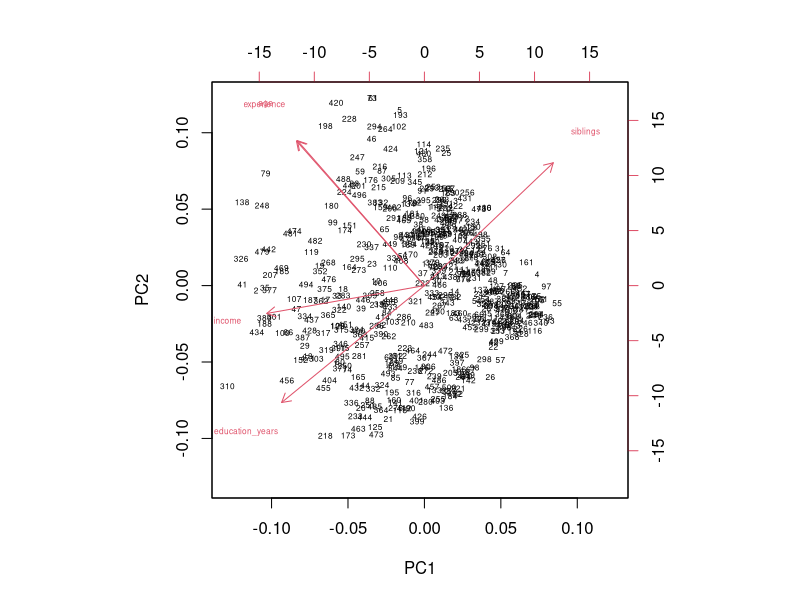
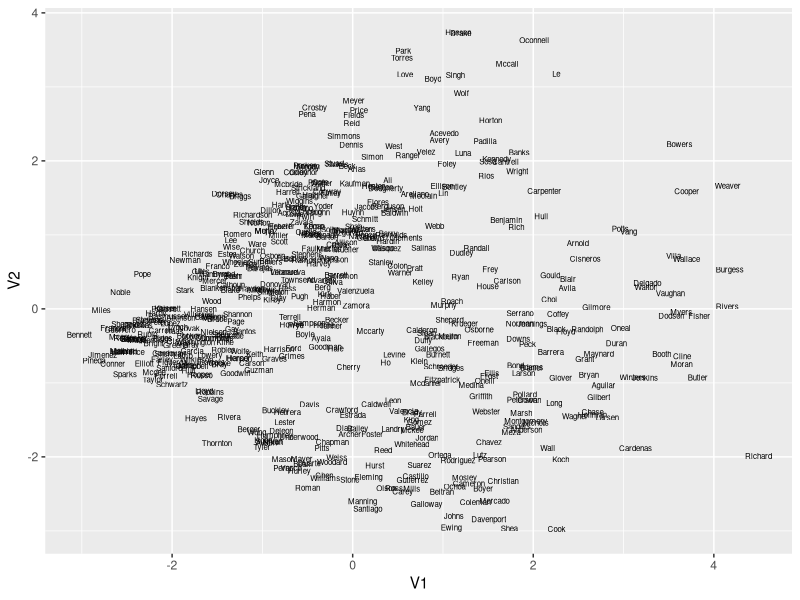
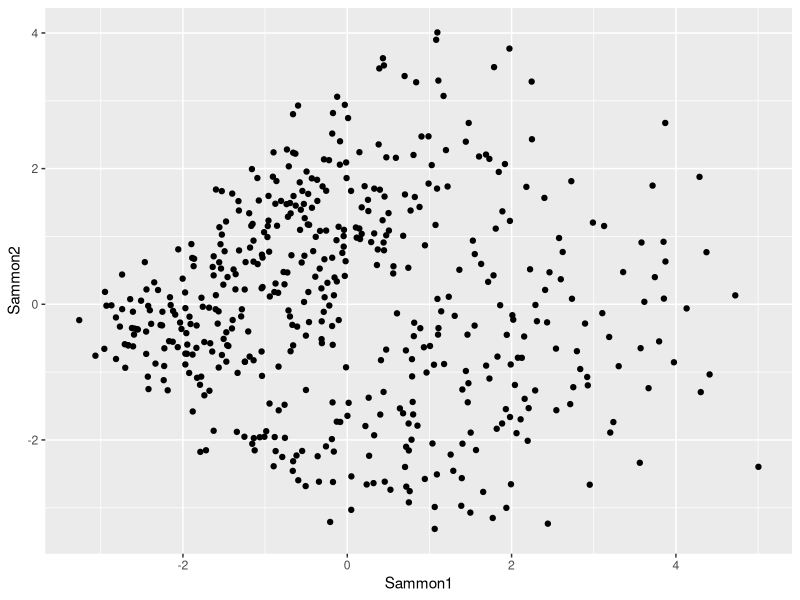
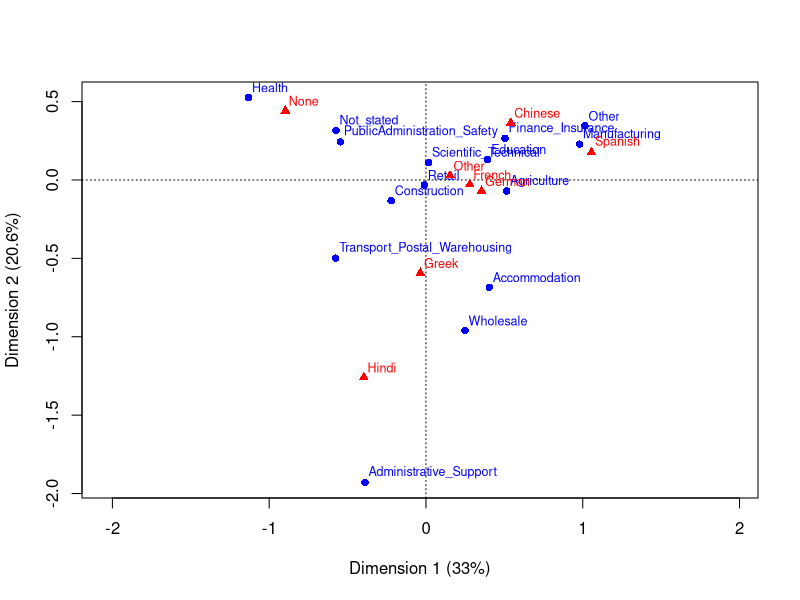
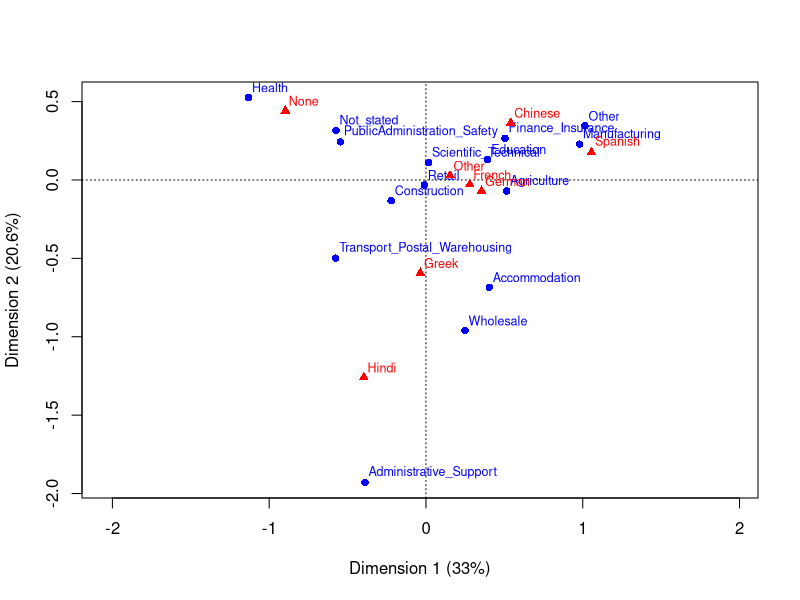
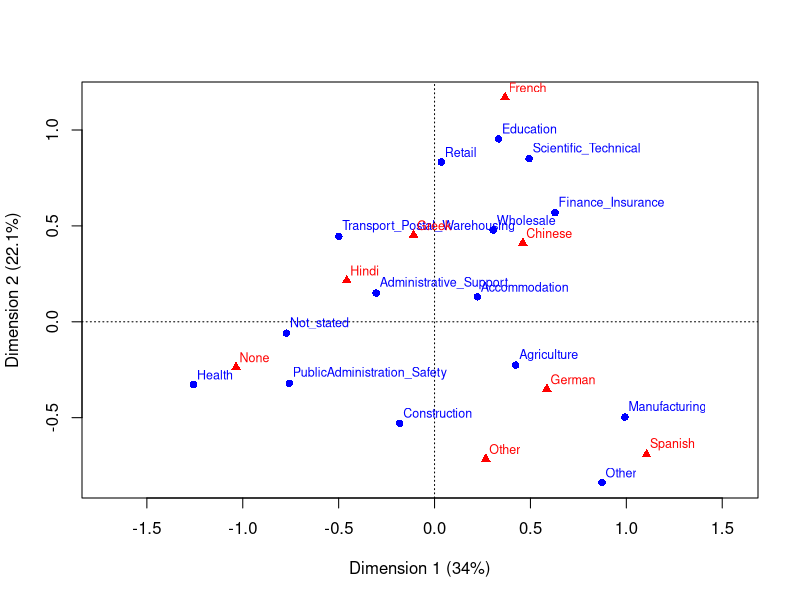

Source code (R) for these figures, in order: (Note: this script raises an error after producing the figures.)
## ---- chunk 1
knitr::opts_chunk$set(echo = TRUE,eval=TRUE, error=TRUE)
## ---- chunk 2
library(MASS)
library(ca)
library(knitr)
library(kableExtra)
library(dplyr)
library(stats)
library(broom)
library(tidyverse)
library(dplyr)
library(ggplot2)
library(tibble)
library(rmarkdown)
library(mclust)
## ---- chunk 3
data<-read.csv("data28900766.csv")

data%>%
  select(income,experience,age)%>%
  scale%>%
head(Data, n=5)
 

## ---- chunk 4
data%>%
  mutate(NewIncome=10000+income)->datanew
head(datanew)
## ---- chunk 5
data%>%
  select_if(is.numeric)%>%
  prcomp(scale.=TRUE)->pca

pca
## ---- chunk 6
summary(pca)
## ---- chunk 7
biplot(pca,cex=0.5)
## ---- chunk 8

data%>%
  select(income,experience,age,education_years,siblings)%>%
  scale%>%
  dist->dd

rownames(data)->attributes(dd)$Labels

cmds<-cmdscale(dd,eig=T)

cmds$points%>%
  as.data.frame()->df

df<-add_column(df,Surnames=data$surname)

              
## ---- chunk 9
ggplot(df, aes(x=V1,y=V2,label=`Surnames`))+geom_text(size=2)
## ---- chunk 10
smds<-sammon(dd) 

df<-add_column(df,Sammon1=smds$points[,1],
               Sammon2=smds$points[,2])

ggplot(df,aes(x=Sammon1,y=Sammon2,label='surname'))+geom_point()
## ---- chunk 11
data%>%
  select(sector,second_language)%>%
  table%>%
  addmargins()->crosstab
print(crosstab)

## ---- chunk 12
summary(data$sector)
summary(data$second_language)

table(data$sector,data$second_language)%>%
  ca()%>%
  plot(cex=0.2)
## ---- chunk 13
summary(data$sector)
summary(data$second_language)

table(data$sector,data$second_language)%>%
  ca()%>%
  plot(cex=0.2)
## ---- chunk 14
data_filtered<-filter(data,income>100000 & age>25)

table(data_filtered$sector,data_filtered$second_language)%>%
  ca%>%
  plot()
## ---- chunk 15
#INCLUDE YOUR R CODE HERE
## ---- chunk 16
#INCLUDE YOUR R CODE HERE
## ---- chunk 17
#INCLUDE YOUR R CODE HERE
## ---- chunk 18
#INCLUDE YOUR R CODE HERE
## ---- chunk 19
data%>%
  select_if(is.numeric)%>%
  factanal(factors = 2,rotation = 'none',scores = 'none')->fa_n
fa_n
## ---- chunk 20
plot(fa_n)
## ---- chunk 21
data%>%
  select_if(is.numeric)%>%
  factanal(factors = 2,rotation = 'promax',scores = 'none')->fa_p
fa_p
